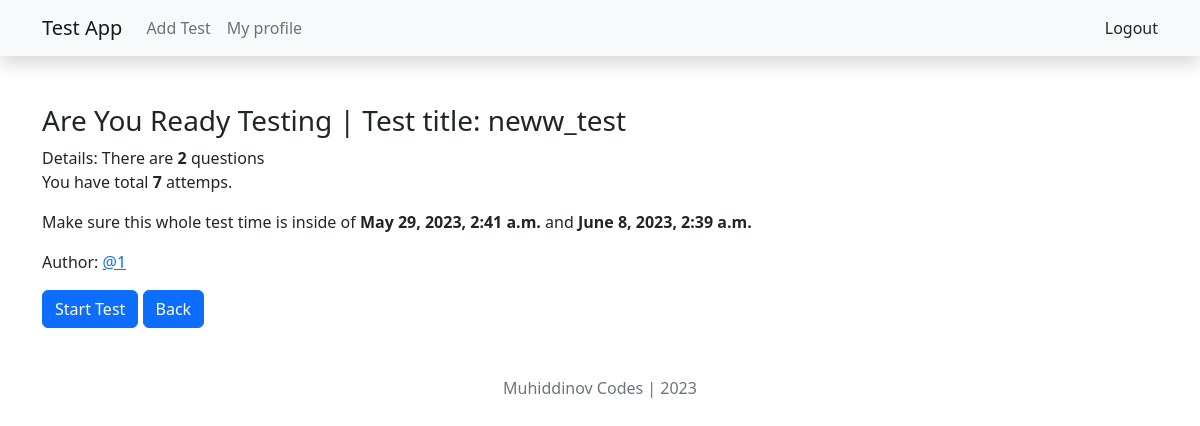
Screenshot of /3/ready_to_test (signed in) with the database file from the repository.
### main/models.py (models this page shows, shortened)
class Test(models.Model):
    author=models.ForeignKey(User,on_delete=models.CASCADE)
    category=models.ForeignKey(Category,on_delete=models.CASCADE)
    title=models.CharField(max_length=200, null=True)
    maximum_attemps=models.PositiveBigIntegerField(null=True)
    start_date=models.DateTimeField(default=timezone.now, null=True)
    end_date=models.DateTimeField(default=(timezone.now()+timezone.timedelta(days=10)))
    pass_percentage=models.PositiveBigIntegerField(null=True)

### main/views.py (the view)
# urls.py: path('<int:test_id>/ready_to_test', ready_to_test, name='ready_to_test'),
@login_required(login_url='login')
def ready_to_test(request, test_id):
    test = get_object_or_404(Test, id = test_id)
    return render(request, 'ready_to_test.html', {'test':test})

### templates/ready_to_test.html (shortened to what this page needs)
{% extends "base.html" %}
{% block content %}
    <div class="content mt-5">
        <h3>Are You Ready Testing | Test title: {{test.title}}</h3>
        <p>
            Details: There are <strong>{{test.question_set.all.count}}</strong> questions
            <br> You have total <strong>{{test.maximum_attemps}}</strong> attemps.
        </p>
        <p>Make sure this whole test time is inside of <strong>{{test.start_date}}</strong> and <strong>{{test.end_date}}</strong></p>
        <p>Author: <a href="{% url 'profile' test.author.id %}">@{{test.author.username}}</a></p>
        <a class="btn btn-primary" href="{% url 'test' test.id %}">Start Test</a>
        <a class="btn btn-primary" href="{% url 'index' %}">Back</a>
    </div>
{% endblock content %}

### rows the page displays
Test: title "neww_test", question_set.all.count "2", maximum_attemps "7", start_date "May 29, 2023, 2:41 a.m.", end_date "June 8, 2023, 2:39 a.m.", author.username "1"
